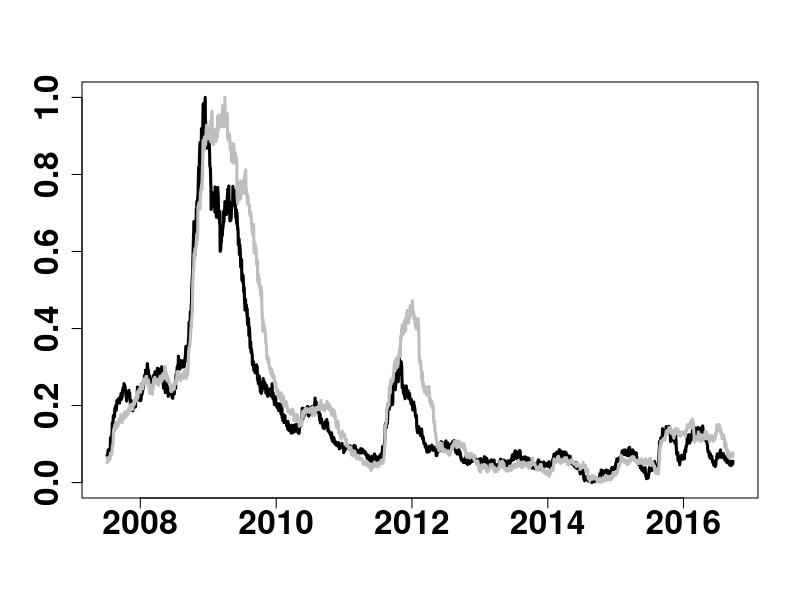
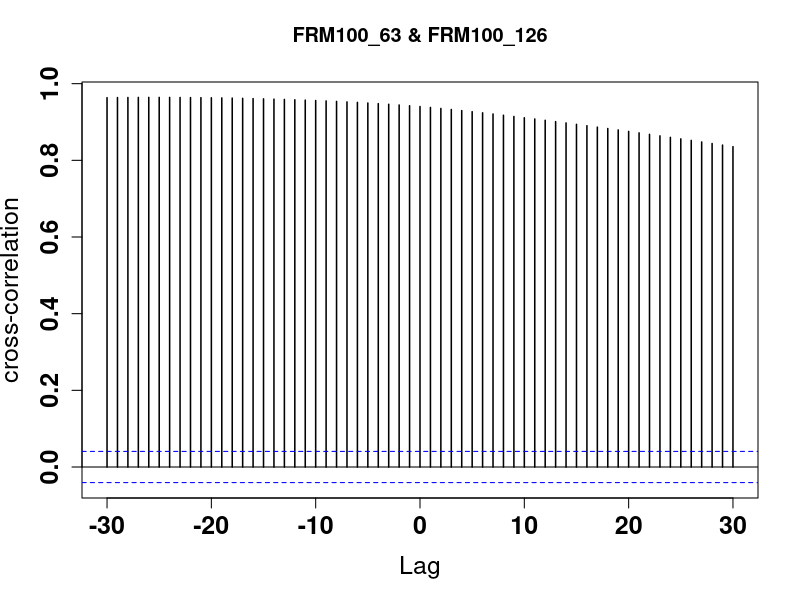

Write the R code that produced these figures, in order.
rm(list = ls())
graphics.off()
# set the working directory setwd('C:/...')

##################### plot FRM with different window size ############
data = read.csv("FRM_comparison.csv")
FRM100_63 = as.vector(read.csv("FRM_comparison.csv")[, 2])
FRM100_126 = as.matrix(read.csv("FRM_comparison.csv")[, 4])
FRM100_63 = (FRM100_63 - min(FRM100_63))/(max(FRM100_63) - min(FRM100_63))
FRM100_126 = (FRM100_126 - min(FRM100_126))/(max(FRM100_126) - min(FRM100_126))
dt = as.Date(data[, 1], format = "%d/%m/%Y")
plot(dt, FRM100_63, type = "l", lwd = 3, xlab = "", ylab = "", cex.axis = 2, font.axis = 2)
lines(dt, FRM100_126, col = "grey", lwd = 3)

##################### cross correlation of FRM with ws 63 firm and ws 126 ##
FRM100_63 = as.vector(FRM100_63)
FRM100_126 = as.vector(FRM100_126)
ccf = ccf(FRM100_63, FRM100_126, ylab = "cross-correlation", lwd = 1.5, cex.lab = 1.5, 
    cex.axis = 1.5, font.axis = 2)
ccf
